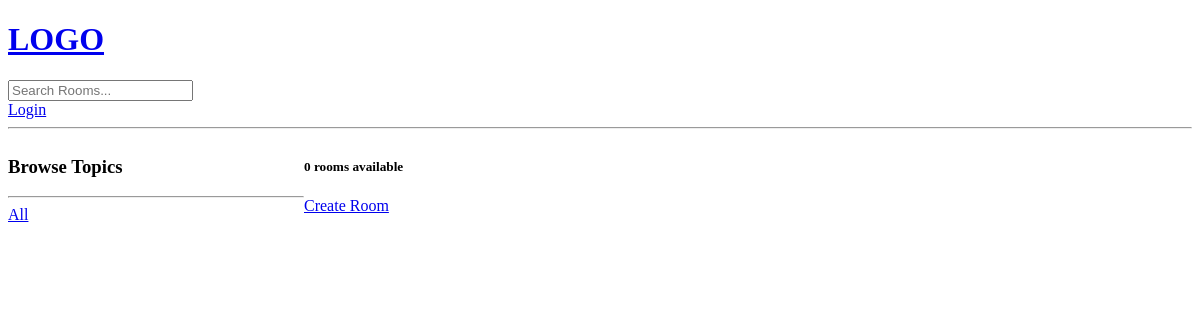
/, run on an earlier commit of the app's database.
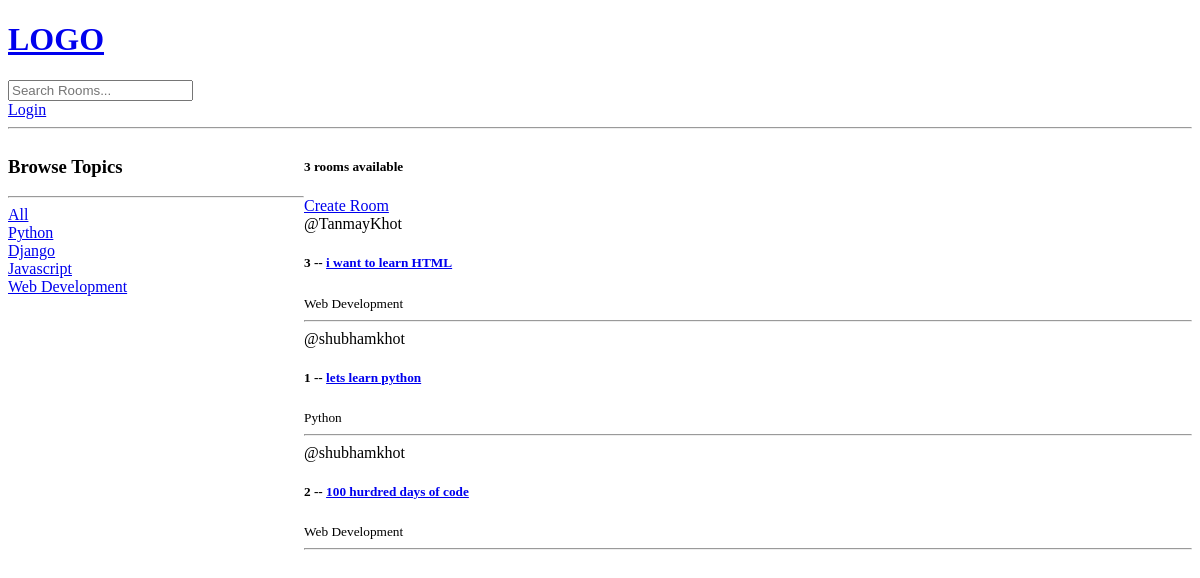
And on a later commit of the database.
### base/models.py (models this page shows, shortened)
class Topic(models.Model):
    name = models.CharField(max_length=200)

class Room(models.Model):
    host = models.ForeignKey(User, on_delete=models.SET_NULL, null=True)
    topic = models.ForeignKey(Topic, on_delete=models.SET_NULL, null=True)
    name = models.CharField(max_length=200)
    description = models.TextField(null=True, blank=True)
    updated = models.DateTimeField(auto_now=True)
    created = models.DateTimeField(auto_now_add=True)
    class Meta:
        ordering = ['-updated', '-created']

### base/views.py (the view)
def home(request):
    q = request.GET.get('q') if request.GET.get('q') != None else ''
    rooms = Room.objects.filter(
        Q(topic__name__icontains=q,) |
        Q(name__icontains=q) |
        Q(description__icontains=q)
        )
    topics = Topic.objects.all()
    room_count = rooms.count()
    context = {'rooms': rooms, 'topics':topics, 'room_count': room_count}
    return render(request, 'base/home.html', context )

### base/templates/base/home.html (shortened to what this page needs)
{% extends 'main.html' %}
{% block content %}
 <div class="home-container">
    <div>
       <h3>Browse Topics</h3>
       <hr>
          <div>
                <a href="{% url 'home' %}">All</a>
            </div>
       {% for topic in topics %}
            <div>
                <a href="{% url 'home' %}?q={{topic.name}}">{{topic.name}}</a>
            </div>
       {% endfor %}
    </div>
    <div>
        <h5>{{room_count}} rooms available</h5>
        <a href="{% url 'create-room' %}">Create Room </a>
        <div>
            {%for room in rooms %}
            <div>
                <span>@{{room.host.username}}</span>
                <h5>{{room.id}} -- <a href="{% url 'room' room.id %}">{{room.name}}</a></h5>
                <small>{{room.topic.name}}</small>
                <hr>
            </div>
            {%endfor %}
        </div>
     </div>
    </div>
{% endblock content %}

### templates/main.html (shortened to what this page needs)
<!DOCTYPE html>
<html lang='en'>
<head>
</head>
<body>
    {%include 'navbar.html' %}
    {% block content  %}
    {% endblock %}
</body>
</html>

### templates/navbar.html
<a href="/">
    <h1>LOGO</h1>
</a>
<form method="GET" action="{% url 'home' %}">
    <input type="text" name="q" placeholder="Search Rooms..." />
</form>
{% if request.user.is_authenticated %}
<p>Hello {{request.user}}</p>
<a href="{% url 'logout' %}">logout</a>
{% else %}
<a href="{% url 'login' %}">Login</a>
{% endif %}
<hr>

### base/templates/base/home.html (style rules this page uses)
.home-container { display: grid; grid-template-columns: 1fr 3fr; }

What changed in the data, as far as the page shows it:
added Topic: name "Python"
added Topic: name "Django"
added Topic: name "Javascript"
added Topic: name "Web Development"
added Room: host.username "TanmayKhot", id "3", name "i want to learn HTML", topic.name "Web Development"
added Room: host.username "shubhamkhot", id "1", name "lets learn python", topic.name "Python"
added Room: host.username "shubhamkhot", id "2", name "100 hurdred days of code", topic.name "Web Development"
Also different on the page:
{{ room_count }}: "0" → "3"
